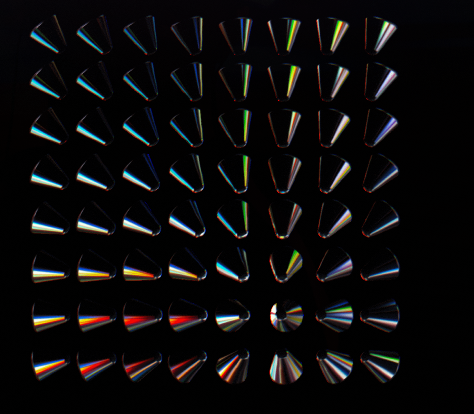
#> input picture image.png, 474 x 414 px, found by its file name
$ python Black_and_White.py
#> lines starting #> are read from the running program, lines starting #| are printed output that depends on the picture; after the words box and inside, x2 and y2 are one past the last pixel; in counts of white or black regions, pixels touching at a corner belong together
from PIL import Image

def black_and_white(image):

    """Converts the argument image to black and white."""

    black_pixel = (0, 0, 0)
    white_pixel = (255, 255, 255)

    # Convert the image to RGB if it's not already
    image = image.convert("RGB")
    pixels = image.load()  # Load pixel data

    for y in range(image.height):
        for x in range(image.width):

            r, g, b = pixels[x, y]
            average = (r + g + b) // 3

            if average < 128:
                pixels[x, y] = black_pixel
            else:
                pixels[x, y] = white_pixel

    return image

def main(filename="image.png"):

#> called with filename = 'image.png'
    image = Image.open(filename)
#> image is the input picture: PIL image 474x414 RGBA; mean R, G, B, A 12.4, 11.5, 11.8, 255

    bw_image = black_and_white(image)
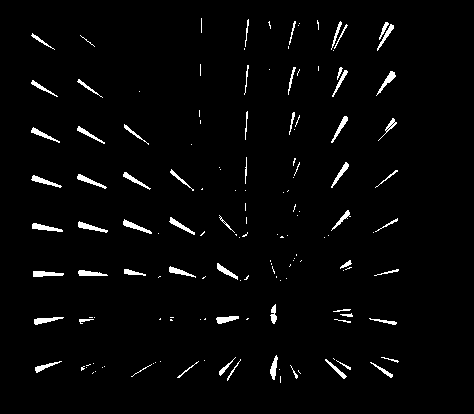
#> bw_image: PIL image 474x414 RGB; 2.5% white; 147 white regions (86 under 20 px), largest, box (x1, y1, x2, y2) and area: (32, 223, 63, 232) 137, (33, 271, 64, 277) 136, (123, 219, 152, 234) 133
    print("Close the image window to quit.")
    bw_image.show()

if __name__ == "__main__":
    main()
